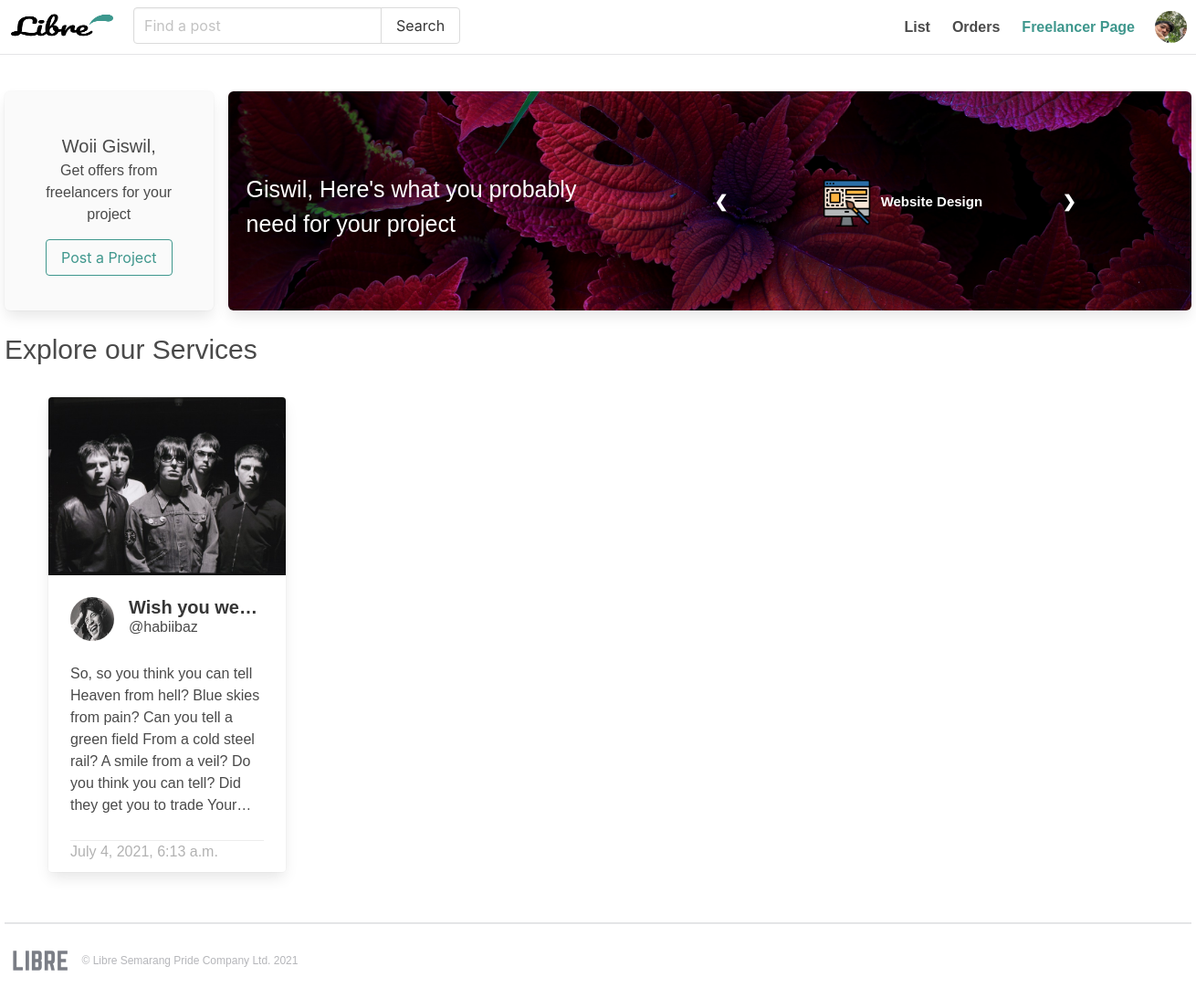
The app's page /buyerpage/ (signed in) with its own data.
### account/models.py (models this page shows, shortened)
class Account (AbstractBaseUser):
	email					= models.EmailField(verbose_name='email', unique= True)
	username				= models.CharField(max_length=30, unique=True)
	date_joined				= models.DateTimeField(verbose_name='date joined', auto_now_add=True)
	last_login				= models.DateTimeField(verbose_name='last login', auto_now=True)
	is_admin				= models.BooleanField(default=False)
	is_active				= models.BooleanField(default=True)
	is_staff				= models.BooleanField(default=False)
	is_superuser			= models.BooleanField(default=False)
	image					= models.ImageField(upload_to=upload_location, null=True, blank=True)
	first_name				= models.CharField(max_length=50)
	last_name				= models.CharField(max_length=50)
	slug 					= models.SlugField()
	USERNAME_FIELD = 'email'
	REQUIRED_FIELDS = ['username']
	objects = MyAccountManager()

### blog/models.py (models this page shows, shortened)
class BlogPost(models.Model):
	title 					= models.CharField(max_length=50, null=False, blank=False)
	body 					= models.TextField(max_length=2000, null=False, blank=False)
	image		 			= models.ImageField(upload_to=upload_location, null=True, blank=True)
	date_published 			= models.DateTimeField(auto_now_add=True, verbose_name="date published")
	date_updated 			= models.DateTimeField(auto_now=True, verbose_name="date updated")
	author 					= models.ForeignKey(settings.AUTH_USER_MODEL, on_delete=models.CASCADE)
	category 				= models.ForeignKey(Category, on_delete=models.CASCADE, null=False)
	subcategory 			= models.ForeignKey(SubCategory, on_delete=models.CASCADE, null=False)
	deadline 				= models.PositiveIntegerField(blank=False, null=False)
	budget 					= models.BigIntegerField(blank=False, null=False)
	slug 					= models.SlugField()

### blog/views.py (the view)
# urls.py: path('buyerpage/', buyerpage, name='buyerpage'),
@login_required
def buyerpage(request):
	context = {}
	user = request.user
	account = Account.objects.filter(email=request.user.email).first()
	blog_posts = BlogPost.objects.all()
	context['blog_posts'] = blog_posts
	context['account'] = account
	return render(request, 'blog/buyerpage.html', context)

### blog/templates/blog/buyerpage.html (shortened to what this page needs)
{% load static %}
<!DOCTYPE html>
<html>
    <head>
        <link rel="stylesheet" href="https://cdn.jsdelivr.net/npm/bulma@0.9.2/css/bulma.min.css">
        <link rel="stylesheet" href="https://pro.fontawesome.com/releases/v5.10.0/css/all.css"/>
        <link rel="stylesheet" type="text/css" href="{% static 'css/main.css' %}">
    </head>
    <body>
      {% if request.user.is_authenticated %}
        <nav class="navbar" role="navigation" aria-label="main navigation" id="buyernavbar">
          <div class="navbar-start" id="buyernavbarstart">
            <div class="navbar-brand mb-1">
              <a class="navbar-item" href="{% url 'buyerpage' %}">
                <img src="{% static 'images/librelogo.png' %}" width="112" height="28">
              </a>
            </div>
            <div class="field has-addons" id="searchbar">
              <p class="control">
                <input class="input" type="text" placeholder="Find a post">
              </p>
              <p class="control">
                <button class="button">
                  Search
                </button>
              </p>
            </div>
          </div>
          <div class="navbar-end" id="buyernavbarend">
              <a style="font-weight: bold;" href="{% url 'projectlist' %}" class="navbar-item">
                List
              </a>
              <a style="font-weight: bold;" class="navbar-item">
                Orders
              </a>
              <a class="navbar-item"  style="color: #3F978D; font-weight: bold;">
                Freelancer Page
              </a>
              <div class="dropdown is-right" id="buyerpagedropdown">
                <div class="dropdown-trigger">
                  <span>
                    <figure class="image" >
                      <img style="width: 35px; height: 35px; border-radius: 50%;" src="{{account.image.url}}">
                    </figure>
                  </span>
                </div>
              </div>
            </div>
        </nav>
      <div class="buyerpage-container" id="buypagecontainer">
        <div class="main">
          <div class="main-header">
            <div class="box" id="box-postproject" style="display: block; padding: 45px;">
              <p style="font-size: 20px; text-align: center;">Woii {{account.first_name}},</p>
              <p style="text-align: center;">Get offers from freelancers for your project</p>
              <a href="{% url 'blog:create' %}">
                <button class="button is-outlined" style="margin:15px auto; border-color: #3F978D; color: #3F978D; background-color: #fafafa;">Post a Project</button>
              </a>
            </div>
            <div class="box" id="box-poster" style="background-image: url('{% static 'images/posterimage.jpg' %}'); background-size: cover;">
              <div class="textt" style="width: 40%; height: 100%; float: left;">
                <p style="font-size: 25px; margin-top: 17%; color: white;">
                  {{account.first_name}}, Here's what you probably need for your project
                </p>
              </div>
              <div class="category" style="width: 60%; height: 100%; float: right; overflow: hidden;">
                <div class="slideshow-container">
                  <div class="mySlides fade">
                    <div class="box" style="width: 200px; height: 100px; margin: 10px auto; background-color: transparent;" id="box-category">
                      <figure class="image">
                        <img style="width: 55px; height: 55px; margin-top: 5px;" src="{% static 'images/web-design.png' %}">
                        <p style="font-size: 15px; position: relative;left: 40px; bottom: 40px; font-weight: bold; color: white;">Website Design</p>
                      </figure>
                    </div>
                  </div>
                  <a class="prev" onclick="plusSlides(-1)">&#10094;</a>
                  <a class="next" onclick="plusSlides(1)">&#10095;</a>
                </div>
              </div>
            </div>
          </div>
          <div class="body-title" style="margin-bottom: 10px;">
              <p style="font-size: 30px;">Explore our Services</p>
          </div>
          <div class="main-body">
          {% for post in blog_posts %}
            <div class="card" id="postcard">
              <div class="card-image">
                <figure class="image is-4by3">
                  <img src="{{post.image.url}}" alt="Placeholder image">
                </figure>
              </div>
              <div class="card-content">
                <div class="media">
                  <div class="media-left">
                    <figure class="image is-square is-48x48">
                      <img class="is-rounded" src="{{post.author.image.url}}" alt="Placeholder image">
                    </figure>
                  </div>
                  <div class="media-content">
                    <a href="{% url 'blog:detail' post.slug %}">
                      <p class="title is-4" id="post-title">{{post.title}}</p>
                    </a>
                    <a href="{% url 'profile' post.author.slug %}">
                      <p class="subtitle is-6">@{{post.author.username}}</p>
                    </a>
                  </div>
                </div>
                <div class="content" id="post-body">
                  {{post.body|safe}}
                </div>
                <footer class="card-footer">
                  <time datetime="2016-1-1">{{post.date_published}}</time>
                </footer>
              </div>
            </div>
          {% endfor %}
          </div>
        </div>
        <div class="libre-footer" style="height: 80px; border-top: 2px solid #e4e5e7">
          <div class="content-left">
            <img style="width: 80px; height: 80px; display: inline-block; margin-bottom: -6px;" src="{% static 'images/libre.png' %}">
            <p style="font-size: 12px; color: #b5b6ba; display: inline-block; position: relative; bottom: 30px;">&copy; Libre Semarang Pride Company Ltd. 2021</p>
          </div>
        </div>
      </div>
    {% endif %}
    </body>
</html>

### static/css/main.css (style rules this page uses)
html { height: 100%; margin: auto; }
* { font-family: 'Titillium Web', sans-serif; }
figure { margin: auto; text-align: center; max-width: 1000px; position:relative; }
#buyernavbar { position: fixed; border-bottom: 1.5px solid #e4e5e7; top: 0; left: 0; right: 0; height: 60px; }
#searchbar { margin-top: 8px; margin-bottom: 0; margin-left: 10px; }
#buyerpagedropdown { margin-right: 10px; margin-left: 10px; padding-top: 12px; }
#buypagecontainer { margin: auto; width: 1300px; }
.main-header { display: flex; padding-top: 100px; padding-bottom: 20px; }
.main-body { padding-top: 20px; padding-bottom: 40px; width: 100%; margin:auto; }
#box-postproject { margin-right: 16px; margin-bottom: 0; width: 260px; height: 240px; background-color: #fafafa; }
#box-poster { height: 240px; width: 100%; }
#postcard { width: 260px; height: 520px; display: inline-block; margin-left: 48px; margin-bottom: 15px; }
#post-body { height: 170px; overflow: hidden; text-overflow: ellipsis; display: -webkit-box; -webkit-line-clamp: 7; -webkit-box-orient: vertical; }
#post-title { overflow: hidden; text-overflow: ellipsis; display: -webkit-box; -webkit-line-clamp: 1; -webkit-box-orient: vertical; font-size: 1.25em; }
.card-footer { font-size: 1em; color: #b2b2b2; }
.slideshow-container { max-width: 90%; position: relative; margin-left: auto; margin-right: auto; margin-top: 50px; }
.mySlides { display: none; }
.prev, .next { cursor: pointer; position: absolute; top: 44%; width: auto; margin-top: -22px; padding: 16px; color: white; font-weight: bold; font-size: 18px; transition: 0.6s ease; border-radius: 0 3px 3px 0; user-select: none; }
.next { right: 60px; border-radius: 3px 0 0 3px; }
.prev { left:60px; }
.fade { -webkit-animation-name: fade; -webkit-animation-duration: 1.5s; animation-name: fade; animation-duration: 1.5s; }

### records on screen
Account: image (picture), first_name "Giswil"
BlogPost: image (picture), author.image (picture), title "Wish you…", author.username "habiibaz", body "So, so you think you can tell Heaven from hell? Blue skies from pain? Can you tell a green field From a cold steel rail? A smile from a veil? Do you think you can tell? Did they get you to trade…", date_published "July 4, 2021, 6:13 a.m."
